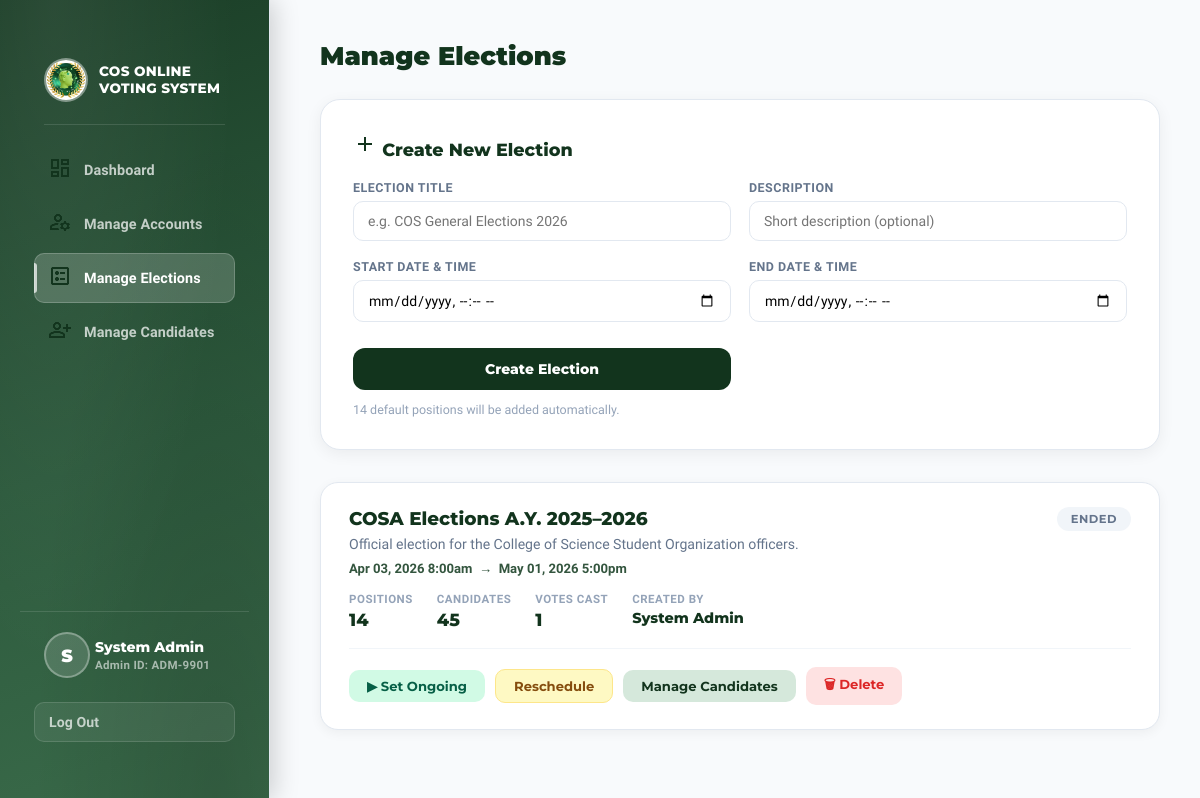
Page /admin/elections.php (signed in) on the earlier database version.
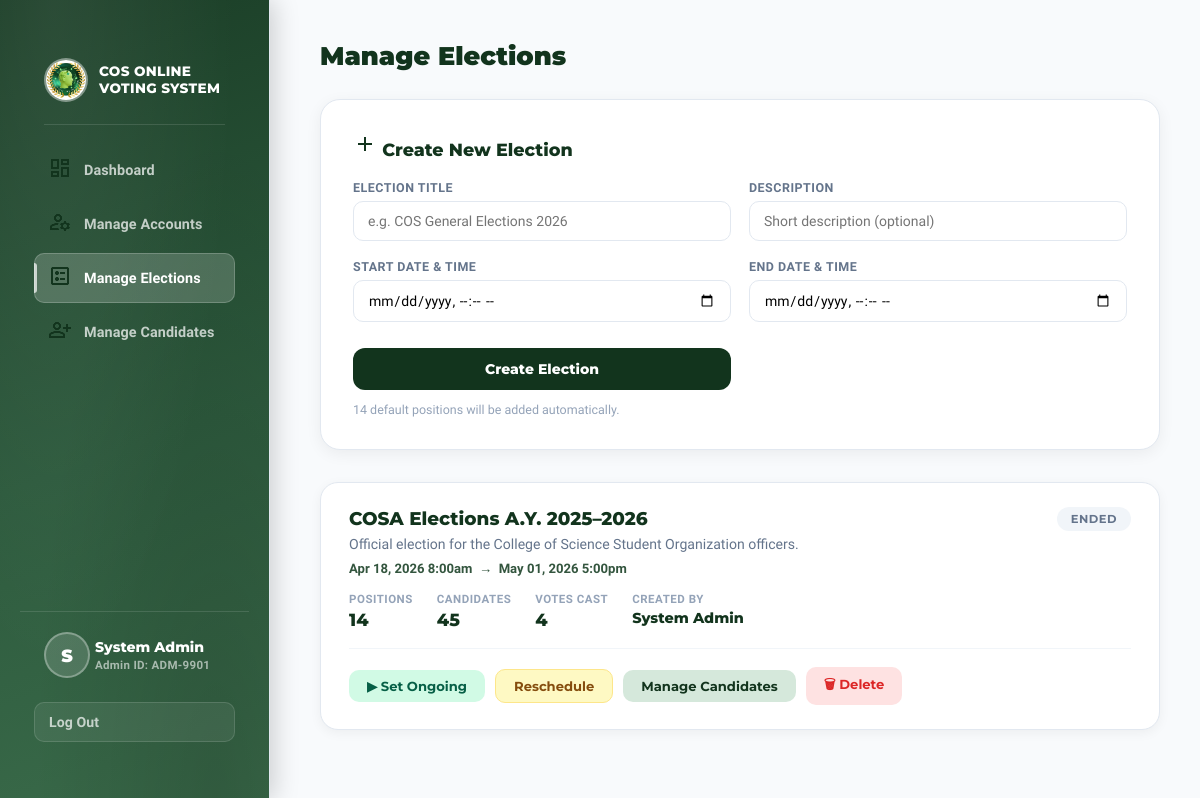
Same page on the later database version.
### tables this page shows
CREATE TABLE `elections` (
  `id` int(11) NOT NULL,
  `title` varchar(200) NOT NULL,
  `description` text DEFAULT NULL,
  `start_date` datetime NOT NULL,
  `end_date` datetime NOT NULL,
  `status` enum('upcoming','ongoing','ended') NOT NULL DEFAULT 'upcoming',
  `created_by` int(11) DEFAULT NULL,
  `created_at` datetime NOT NULL DEFAULT current_timestamp()
);

CREATE TABLE `users` (
  `id` int(11) NOT NULL,
  `student_id` varchar(20) NOT NULL,
  `first_name` varchar(80) NOT NULL,
  `last_name` varchar(80) NOT NULL,
  `middle_initial` varchar(5) DEFAULT '',
  `email` varchar(120) NOT NULL,
  `password_hash` varchar(255) NOT NULL,
  `course` varchar(80) NOT NULL,
  `year_level` varchar(20) NOT NULL DEFAULT '1st Year',
  `birthday` date DEFAULT NULL,
  `section` varchar(10) DEFAULT '',
  `profile_pic` varchar(255) DEFAULT '',
  `role` enum('student','admin') NOT NULL DEFAULT 'student',
  `verified_by` int(11) DEFAULT NULL,
  `has_voted` tinyint(1) NOT NULL DEFAULT 0,
  `created_at` datetime NOT NULL DEFAULT current_timestamp(),
  `updated_at` datetime NOT NULL DEFAULT current_timestamp() ON UPDATE current_timestamp()
);

### includes/auth.php (called while the page is built, shortened)
<?php
function currentUser(): array {
    return [
        'id'         => $_SESSION['user_id']   ?? null,
        'name'       => $_SESSION['full_name'] ?? 'Guest',
        'first_name' => $_SESSION['first_name'] ?? 'Guest',
        'student_id' => $_SESSION['student_id'] ?? '',
        'role'       => $_SESSION['role']       ?? 'guest',
        'status'     => $_SESSION['status']     ?? '',
        'has_voted'  => $_SESSION['has_voted']  ?? 0,
    ];
}

### admin/elections.php (the view, shortened to what this page needs)
<?php
require_once __DIR__ . '/../includes/auth.php';
$db = getDB();
$db->exec("UPDATE elections SET status='ongoing' WHERE start_date <= NOW() AND end_date >= NOW() AND status='upcoming'");
$db->exec("UPDATE elections SET status='ended'   WHERE end_date   <  NOW() AND status='ongoing'");
$elections = $db->query(
    "SELECT e.*, u.first_name, u.last_name,
            (SELECT COUNT(*) FROM positions p WHERE p.election_id=e.id) AS pos_count,
            (SELECT COUNT(*) FROM candidates c WHERE c.election_id=e.id) AS cand_count,
            (SELECT COUNT(DISTINCT voter_id) FROM votes v WHERE v.election_id=e.id) AS vote_count
     FROM elections e
     LEFT JOIN users u ON u.id = e.created_by
     ORDER BY e.created_at DESC"
)->fetchAll();
$anyOngoing = in_array('ongoing', array_column($elections, 'status'));
$sidebarActive = 'elections';
?>
<!DOCTYPE html>
<html lang="en">
<head>
    <link rel="stylesheet" href="<?= BASE_URL ?>assets/css/shared.css">
</head>
<body>
<div class="page-wrap">
    <?php require_once __DIR__ . '/../includes/admin_sidebar.php'; ?>
    <main class="main">
        <div class="page-header">
            <h2>Manage Elections</h2>
        </div>
        <div class="create-card">
            <h3><img src = /assets/img/icons/add.png> Create New Election</h3>
            <form method="POST" action="/admin/elections.php">
                <div class="form-grid">
                    <div class="form-group">
                        <label class="form-label">Election Title</label>
                        <input class="form-input" type="text" name="title" placeholder="e.g. COS General Elections 2026" required>
                    </div>
                    <div class="form-group">
                        <label class="form-label">Description</label>
                        <input class="form-input" type="text" name="description" placeholder="Short description (optional)">
                    </div>
                    <div class="form-group">
                        <label class="form-label">Start Date &amp; Time</label>
                        <input class="form-input" type="datetime-local" name="start_date" required>
                    </div>
                    <div class="form-group">
                        <label class="form-label">End Date &amp; Time</label>
                        <input class="form-input" type="datetime-local" name="end_date" required>
                    </div>
                    <div class="form-group">
                        <button type="submit" class="btn-create">Create Election</button>
                        <span style="font-size:0.78rem;color:#94a3b8;margin-top:6px">14 default positions will be added automatically.</span>
                    </div>
                </div>
            </form>
        </div>
        <?php if (empty($elections)): ?>
        <div class="empty-state">
            <div class="icon">📭</div>
            <p>No elections yet. Create one above to get started.</p>
        </div>
        <?php else: ?>
        <div class="elections-list">
        <?php foreach ($elections as $e): ?>
            <div class="election-card">
                <div class="election-top">
                    <div>
                        <div class="election-title"><?= htmlspecialchars($e['title']) ?></div>
                        <?php if ($e['description']): ?>
                            <div class="election-desc"><?= htmlspecialchars($e['description']) ?></div>
                        <?php endif; ?>
                        <div class="election-dates">
                            <?= date('M d, Y g:ia', strtotime($e['start_date'])) ?>
                            &nbsp;→&nbsp;
                            <?= date('M d, Y g:ia', strtotime($e['end_date'])) ?>
                        </div>
                    </div>
                    <span class="pill pill-<?= $e['status'] ?>"><?= ucfirst($e['status']) ?></span>
                </div>
                <div class="election-meta">
                    <div class="meta-item">
                        <span class="meta-label">Positions</span>
                        <span class="meta-value"><?= $e['pos_count'] ?></span>
                    </div>
                    <div class="meta-item">
                        <span class="meta-label">Candidates</span>
                        <span class="meta-value"><?= $e['cand_count'] ?></span>
                    </div>
                    <div class="meta-item">
                        <span class="meta-label">Votes Cast</span>
                        <span class="meta-value"><?= $e['vote_count'] ?></span>
                    </div>
                    <div class="meta-item">
                        <span class="meta-label">Created By</span>
                        <span class="meta-value" style="font-size:0.9rem"><?= htmlspecialchars($e['first_name'] . ' ' . $e['last_name']) ?></span>
                    </div>
                </div>
                <div class="election-actions">
                   <form method="POST" style="display:contents">
    <?php if ($e['status'] !== 'ongoing'): ?>
        <?php if ($anyOngoing): ?>
            <button type="button" class="act-btn" style="background:#f1f5f9; color:#94a3b8; cursor:not-allowed;" title="Another election is already ongoing" disabled>▶ Set Ongoing</button>
        <?php else: ?>
            <button type="submit" name="status" value="ongoing" class="act-btn btn-ongoing">▶ Set Ongoing</button>
        <?php endif; ?>
    <?php endif; ?>
</form>
                    <button type="button" class="act-btn btn-reschedule"
                            onclick="toggleReschedule(<?= $e['id'] ?>)">
                        Reschedule
                    </button>
                    <a href="/admin/candidates.php?election_id=<?= $e['id'] ?>" class="act-btn" style="background:#d5e8db;color:#12341d;text-decoration:none;padding:8px 18px;">Manage Candidates</a>
                    <form method="POST" style="display:inline" onsubmit="return confirm('Delete this election and ALL its data? This cannot be undone.')">
                        <button type="submit" class="act-btn btn-delete">🗑 Delete</button>
                    </form>
                </div>
            </div>
        <?php endforeach; ?>
        </div>
        <?php endif; ?>
    </main>
</div>
</body>
</html>

### includes/admin_sidebar.php (shortened to what this page needs)
<?php
require_once __DIR__ . '/../includes/auth.php';
$currentUser = currentUser();
?>
<aside class="sidebar" id="adminSidebar">
    <a href="/admin/dashboard.php" class="sidebar-brand">
        <div class="sidebar-brand-icon">
            <img src="/assets/img/icons/logo.png"
                 alt="COS Logo"
                 onerror="this.parentElement.innerHTML='🗳️'">
        </div>
        <span class="sidebar-brand-text">COS Online<br>Voting System</span>
    </a>
    <div class="sidebar-divider"></div>
    <nav class="sidebar-nav">
        <a href="/admin/dashboard.php"
           class="<?= ($sidebarActive ?? '') === 'dashboard' ? 'active' : '' ?>">
           <span><img src = /assets/img/icons/dashboard.png></span>
            Dashboard
        </a>
        <a href="/admin/accounts.php"
           class="<?= ($sidebarActive ?? '') === 'accounts' ? 'active' : '' ?>">
           <span><img src = /assets/img/icons/manageAccount.png></span>
            Manage Accounts
        </a>
        <a href="/admin/elections.php"
           class="<?= ($sidebarActive ?? '') === 'elections' ? 'active' : '' ?>">
           <span><img src = /assets/img/icons/election.png></span>
            Manage Elections
        </a>
        <a href="/admin/candidates.php"
           class="<?= ($sidebarActive ?? '') === 'candidates' ? 'active' : '' ?>">
           <span><img src = /assets/img/icons/addCandidate.png></span>
            Manage Candidates
        </a>
    </nav>
    <div class="sidebar-footer">
    <div class="sidebar-profile">
        <div class="sidebar-avatar">
            <?php
            $initials = strtoupper(mb_substr($currentUser['first_name'] ?? 'A', 0, 1));
            $photo    = $currentUser['profile_pic'] ?? null;
            if ($photo):
            ?>
                <img src="/<?= htmlspecialchars(ltrim($photo, '/')) ?>" alt="">
            <?php else: ?>
                <?= htmlspecialchars($initials) ?>
            <?php endif; ?>
        </div>
        <div>
            <div class="sidebar-user-name"><?= htmlspecialchars($currentUser['last_name'] ?? 'System Admin') ?></div>
            <div class="sidebar-user-role">Admin ID: <?= htmlspecialchars($currentUser['student_id'] ?? 'ADM-0000') ?></div>
        </div>
    </div>
        <form method="POST" action="/logout.php">
                <button type="submit"  class = "sidebar-logout-btn">Log Out</button>
            </form>
    </div>
</aside>

### assets/css/shared.css (style rules this page uses)
:root { --deep-green: #12341d; --mid-green: #33553e; --soft-green: #6d9078; --pale-green: #a4c1ad; --tint-green: #d5e8db; --white-glass: rgba(255,255,255,0.3); }
*, *::before, *::after { box-sizing: border-box; margin: 0; padding: 0; }
body { font-family: 'Geist', sans-serif; }
.sidebar { position: fixed; top: 0; left: 0; width: 280px; height: 100vh; background: #fff; border-right: 1px solid #e2e8f0; display: flex; flex-direction: column; padding: 30px 20px; box-shadow: 4px 0 15px rgba(0,0,0,0.03); z-index: 900; overflow-y: auto; }

### admin/elections.php (style rules this page uses)
body { background:#f8fafc; padding-top:0px; }
.page-wrap { display:flex; }
.main { flex:1; margin-left:280px; padding:40px; }
.page-header { display:flex; justify-content:space-between; align-items:center; margin-bottom:28px; flex-wrap:wrap; gap:16px; }
.page-header h2 { font-family:'Montserrat',sans-serif; color:#12341d; font-size:1.6rem; font-weight:900; margin:0; }
.create-card { background:#fff; border-radius:20px; padding:32px; border:1px solid #e2e8f0; margin-bottom:32px; box-shadow:0 4px 16px rgba(0,0,0,0.06); }
.create-card h3 { font-family:'Montserrat',sans-serif; color:#12341d; font-size:1.1rem; font-weight:800; margin-bottom:20px; }
.form-grid { display:grid; grid-template-columns:1fr 1fr; gap:18px; }
.form-group { display:flex; flex-direction:column; gap:6px; }
.form-label { font-size:0.78rem; font-weight:700; color:#64748b; text-transform:uppercase; letter-spacing:0.5px; }
.form-input { padding:11px 14px; border:1px solid #e2e8f0; border-radius:10px; font-size:14px; font-family:'Geist',sans-serif; outline:none; transition:border 0.2s; }
.btn-create { padding:12px 28px; background:#12341d; color:#fff; border:none; border-radius:12px; font-family:'Montserrat',sans-serif; font-weight:800; font-size:14px; cursor:pointer; transition:all 0.2s; margin-top:8px; }
.elections-list { display:flex; flex-direction:column; gap:18px; }
.election-card { background:#fff; border-radius:18px; padding:24px 28px; border:1px solid #e2e8f0; box-shadow:0 3px 12px rgba(0,0,0,0.05); transition:all 0.25s; }
.election-top { display:flex; align-items:flex-start; justify-content:space-between; gap:16px; flex-wrap:wrap; }
.election-title { font-family:'Montserrat',sans-serif; font-size:1.15rem; font-weight:800; color:#12341d; }
.election-desc { color:#64748b; font-size:0.88rem; margin-top:4px; line-height:1.5; }
.election-dates { color:#33553e; font-size:0.82rem; margin-top:6px; font-weight:600; }
.pill { display:inline-block; padding:5px 14px; border-radius:100px; font-family:'Montserrat',sans-serif; font-weight:700; font-size:0.72rem; letter-spacing:0.5px; text-transform:uppercase; flex-shrink:0; }
.pill-ended { background:#f1f5f9; color:#64748b; }
.election-meta { display:flex; gap:24px; margin-top:16px; flex-wrap:wrap; }
.meta-item { display:flex; flex-direction:column; }
.meta-label { font-size:0.72rem; color:#94a3b8; font-weight:700; text-transform:uppercase; letter-spacing:0.5px; }
.meta-value { font-family:'Montserrat',sans-serif; font-size:1.1rem; font-weight:800; color:#12341d; margin-top:3px; }
.election-actions { display:flex; gap:10px; flex-wrap:wrap; margin-top:18px; padding-top:18px; border-top:1px solid #f1f5f9; align-items:center; }
.act-btn { padding:8px 18px; border-radius:10px; font-size:0.82rem; font-weight:700; font-family:'Montserrat',sans-serif; cursor:pointer; transition:all 0.2s; border:none; }
.btn-ongoing { background:#d1fae5; color:#065f46; }
.btn-reschedule { background:#fef9c3; color:#854d0e; border:1px solid #fde68a; }
.btn-delete { background:#fee2e2; color:#dc2626; }

Differences in the rows shown:
changed elections "Official election for the College of Science Student Organization officers.": start_date "Apr 03, 2026 8:00am" → "Apr 18, 2026 8:00am"; vote_count "1" → "4"
